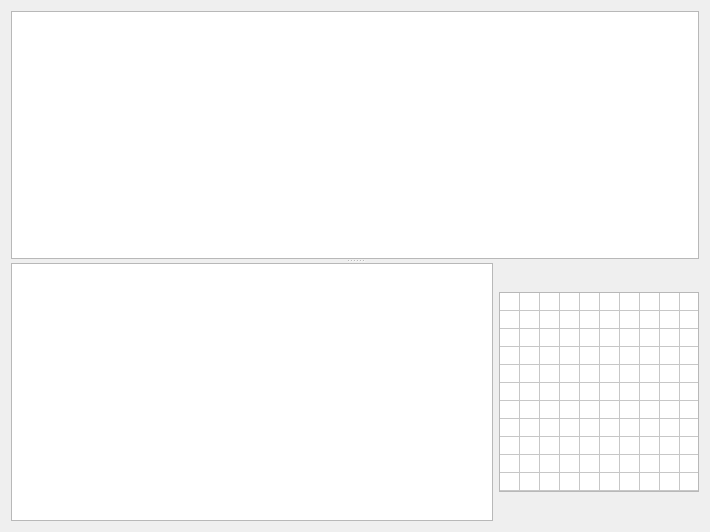
<?xml version="1.0" encoding="UTF-8"?>
<ui version="4.0">
 <class>ImageDetailView</class>
 <widget class="QWidget" name="ImageDetailView">
  <property name="geometry">
   <rect>
    <x>0</x>
    <y>0</y>
    <width>710</width>
    <height>532</height>
   </rect>
  </property>
  <property name="windowTitle">
   <string>Form</string>
  </property>
  <layout class="QVBoxLayout" name="verticalLayout">
   <item>
    <widget class="QSplitter" name="splitter">
     <property name="orientation">
      <enum>Qt::Vertical</enum>
     </property>
     <widget class="QGraphicsView" name="graphicsView">
      <property name="dragMode">
       <enum>QGraphicsView::ScrollHandDrag</enum>
      </property>
     </widget>
     <widget class="QWidget" name="horizontalLayoutWidget">
      <layout class="QHBoxLayout" name="horizontalLayout">
       <item>
        <widget class="QTableWidget" name="details">
         <property name="editTriggers">
          <set>QAbstractItemView::NoEditTriggers</set>
         </property>
         <property name="rowCount">
          <number>0</number>
         </property>
        </widget>
       </item>
       <item>
        <widget class="QTableWidget" name="paletteView">
         <property name="maximumSize">
          <size>
           <width>200</width>
           <height>200</height>
          </size>
         </property>
         <property name="verticalScrollBarPolicy">
          <enum>Qt::ScrollBarAlwaysOff</enum>
         </property>
         <property name="horizontalScrollBarPolicy">
          <enum>Qt::ScrollBarAlwaysOff</enum>
         </property>
         <property name="sizeAdjustPolicy">
          <enum>QAbstractScrollArea::AdjustToContents</enum>
         </property>
         <property name="autoScroll">
          <bool>false</bool>
         </property>
         <property name="editTriggers">
          <set>QAbstractItemView::NoEditTriggers</set>
         </property>
         <property name="showGrid">
          <bool>true</bool>
         </property>
         <property name="gridStyle">
          <enum>Qt::SolidLine</enum>
         </property>
         <property name="cornerButtonEnabled">
          <bool>false</bool>
         </property>
         <property name="rowCount">
          <number>16</number>
         </property>
         <property name="columnCount">
          <number>16</number>
         </property>
         <attribute name="horizontalHeaderVisible">
          <bool>false</bool>
         </attribute>
         <attribute name="horizontalHeaderMinimumSectionSize">
          <number>12</number>
         </attribute>
         <attribute name="horizontalHeaderDefaultSectionSize">
          <number>12</number>
         </attribute>
         <attribute name="verticalHeaderVisible">
          <bool>false</bool>
         </attribute>
         <attribute name="verticalHeaderMinimumSectionSize">
          <number>12</number>
         </attribute>
         <attribute name="verticalHeaderDefaultSectionSize">
          <number>12</number>
         </attribute>
         <row/>
         <row/>
         <row/>
         <row/>
         <row/>
         <row/>
         <row/>
         <row/>
         <row/>
         <row/>
         <row/>
         <row/>
         <row/>
         <row/>
         <row/>
         <row/>
         <column/>
         <column/>
         <column/>
         <column/>
         <column/>
         <column/>
         <column/>
         <column/>
         <column/>
         <column/>
         <column/>
         <column/>
         <column/>
         <column/>
         <column/>
         <column/>
        </widget>
       </item>
      </layout>
     </widget>
    </widget>
   </item>
  </layout>
 </widget>
 <resources/>
 <connections/>
</ui>
